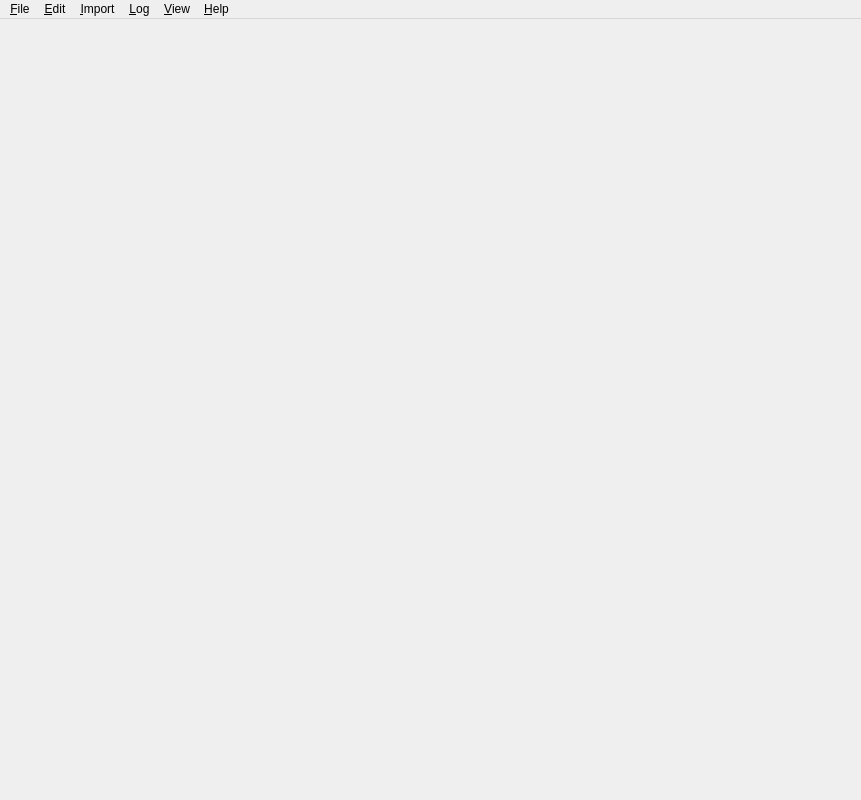
<?xml version="1.0" encoding="UTF-8"?>
<ui version="4.0">
 <class>MainWindow</class>
 <widget class="QMainWindow" name="MainWindow">
  <property name="geometry">
   <rect>
    <x>0</x>
    <y>0</y>
    <width>861</width>
    <height>800</height>
   </rect>
  </property>
  <widget class="QWidget" name="centralwidget">
   <layout class="QVBoxLayout" name="fullWindowLayout">
    <property name="spacing">
     <number>0</number>
    </property>
    <property name="leftMargin">
     <number>0</number>
    </property>
    <property name="topMargin">
     <number>0</number>
    </property>
    <property name="rightMargin">
     <number>0</number>
    </property>
    <property name="bottomMargin">
     <number>0</number>
    </property>
    <item>
     <widget class="QSplitter" name="mainSplitter">
      <property name="orientation">
       <enum>Qt::Vertical</enum>
      </property>
     </widget>
    </item>
    <item>
     <widget class="NotificationWidget" name="mainErrorMessage" native="true"/>
    </item>
   </layout>
  </widget>
  <widget class="QMenuBar" name="menubar">
   <property name="geometry">
    <rect>
     <x>0</x>
     <y>0</y>
     <width>861</width>
     <height>22</height>
    </rect>
   </property>
   <widget class="QMenu" name="menuFile">
    <property name="title">
     <string>&amp;File</string>
    </property>
    <addaction name="actionNew"/>
    <addaction name="actionOpen"/>
    <addaction name="actionSave"/>
    <addaction name="actionSaveAs"/>
    <addaction name="actionCloudstorageopen"/>
    <addaction name="actionCloudstoragesave"/>
    <addaction name="actionCloudOnline"/>
    <addaction name="actionClose"/>
    <addaction name="separator"/>
    <addaction name="actionExport"/>
    <addaction name="actionPrint"/>
    <addaction name="actionHash_images"/>
    <addaction name="actionPreferences"/>
    <addaction name="actionConfigure_Dive_Computer"/>
    <addaction name="separator"/>
    <addaction name="actionQuit"/>
   </widget>
   <widget class="QMenu" name="menuLog">
    <property name="title">
     <string>&amp;Log</string>
    </property>
    <addaction name="actionAddDive"/>
    <addaction name="actionDivePlanner"/>
    <addaction name="actionReplanDive"/>
    <addaction name="copy"/>
    <addaction name="paste"/>
    <addaction name="separator"/>
    <addaction name="actionRenumber"/>
    <addaction name="actionAutoGroup"/>
    <addaction name="separator"/>
    <addaction name="actionFilterTags"/>
   </widget>
   <widget class="QMenu" name="menuView">
    <property name="title">
     <string>&amp;View</string>
    </property>
    <addaction name="actionViewAll"/>
    <addaction name="actionViewList"/>
    <addaction name="actionViewProfile"/>
    <addaction name="actionViewInfo"/>
    <addaction name="actionViewMap"/>
    <addaction name="actionViewDiveSites"/>
    <addaction name="separator"/>
    <addaction name="actionStats"/>
    <addaction name="actionYearlyStatistics"/>
    <addaction name="actionPreviousDC"/>
    <addaction name="actionNextDC"/>
    <addaction name="separator"/>
    <addaction name="actionFullScreen"/>
   </widget>
   <widget class="QMenu" name="menuHelp">
    <property name="title">
     <string>&amp;Help</string>
    </property>
    <addaction name="actionAboutSubsurface"/>
    <addaction name="action_Check_for_Updates"/>
    <addaction name="actionUserManual"/>
   </widget>
   <widget class="QMenu" name="menuImport">
    <property name="title">
     <string>&amp;Import</string>
    </property>
    <addaction name="actionDownloadDC"/>
    <addaction name="actionImportDiveLog"/>
    <addaction name="actionImportDiveSites"/>
    <addaction name="actionDivelogs_de"/>
   </widget>
   <widget class="QMenu" name="menu_Edit">
    <property name="title">
     <string>&amp;Edit</string>
    </property>
   </widget>
   <addaction name="menuFile"/>
   <addaction name="menu_Edit"/>
   <addaction name="menuImport"/>
   <addaction name="menuLog"/>
   <addaction name="menuView"/>
   <addaction name="menuHelp"/>
  </widget>
  <action name="actionNew">
   <property name="text">
    <string>&amp;New logbook</string>
   </property>
   <property name="toolTip">
    <string>New</string>
   </property>
   <property name="shortcut">
    <string notr="true">Ctrl+N</string>
   </property>
  </action>
  <action name="actionOpen">
   <property name="text">
    <string>&amp;Open logbook</string>
   </property>
   <property name="toolTip">
    <string>Open</string>
   </property>
   <property name="shortcut">
    <string notr="true">Ctrl+O</string>
   </property>
  </action>
  <action name="actionSave">
   <property name="text">
    <string>&amp;Save</string>
   </property>
   <property name="toolTip">
    <string>Save</string>
   </property>
   <property name="shortcut">
    <string notr="true">Ctrl+S</string>
   </property>
  </action>
  <action name="actionSaveAs">
   <property name="text">
    <string>Sa&amp;ve as</string>
   </property>
   <property name="toolTip">
    <string>Save as</string>
   </property>
   <property name="shortcut">
    <string notr="true">Ctrl+Shift+S</string>
   </property>
  </action>
  <action name="actionClose">
   <property name="text">
    <string>&amp;Close</string>
   </property>
   <property name="toolTip">
    <string>Close</string>
   </property>
   <property name="shortcut">
    <string notr="true">Ctrl+W</string>
   </property>
  </action>
  <action name="actionPrint">
   <property name="text">
    <string>&amp;Print</string>
   </property>
   <property name="shortcut">
    <string notr="true">Ctrl+P</string>
   </property>
  </action>
  <action name="actionPreferences">
   <property name="text">
    <string>P&amp;references</string>
   </property>
   <property name="shortcut">
    <string notr="true">Ctrl+,</string>
   </property>
   <property name="menuRole">
    <enum>QAction::PreferencesRole</enum>
   </property>
  </action>
  <action name="actionQuit">
   <property name="text">
    <string>&amp;Quit</string>
   </property>
   <property name="shortcut">
    <string notr="true">Ctrl+Q</string>
   </property>
   <property name="menuRole">
    <enum>QAction::QuitRole</enum>
   </property>
  </action>
  <action name="actionDownloadDC">
   <property name="text">
    <string>Import from &amp;dive computer</string>
   </property>
   <property name="shortcut">
    <string notr="true">Ctrl+D</string>
   </property>
  </action>
  <action name="actionAddDive">
   <property name="text">
    <string>&amp;Add dive</string>
   </property>
   <property name="shortcut">
    <string notr="true">Ctrl++</string>
   </property>
  </action>
  <action name="copy">
   <property name="text">
    <string>&amp;Copy dive components</string>
   </property>
   <property name="shortcut">
    <string notr="true">Ctrl+C</string>
   </property>
  </action>
  <action name="paste">
   <property name="text">
    <string>&amp;Paste dive components</string>
   </property>
   <property name="shortcut">
    <string notr="true">Ctrl+V</string>
   </property>
  </action>
  <action name="actionRenumber">
   <property name="text">
    <string>&amp;Renumber all dives</string>
   </property>
   <property name="shortcut">
    <string notr="true">Ctrl+R</string>
   </property>
  </action>
  <action name="actionAutoGroup">
   <property name="checkable">
    <bool>true</bool>
   </property>
   <property name="text">
    <string>Auto &amp;group</string>
   </property>
  </action>
  <action name="actionYearlyStatistics">
   <property name="text">
    <string>&amp;Yearly statistics</string>
   </property>
   <property name="shortcut">
    <string notr="true">Ctrl+Y</string>
   </property>
  </action>
  <action name="actionViewList">
   <property name="text">
    <string>&amp;Dive list</string>
   </property>
   <property name="shortcut">
    <string notr="true">Ctrl+2</string>
   </property>
  </action>
  <action name="actionViewProfile">
   <property name="text">
    <string>&amp;Profile &amp; Media</string>
   </property>
   <property name="shortcut">
    <string notr="true">Ctrl+3</string>
   </property>
  </action>
  <action name="actionViewInfo">
   <property name="text">
    <string>&amp;Info</string>
   </property>
   <property name="shortcut">
    <string notr="true">Ctrl+4</string>
   </property>
  </action>
  <action name="actionViewAll">
   <property name="text">
    <string>&amp;All</string>
   </property>
   <property name="shortcut">
    <string notr="true">Ctrl+1</string>
   </property>
  </action>
  <action name="actionPreviousDC">
   <property name="text">
    <string>P&amp;revious DC</string>
   </property>
   <property name="shortcut">
    <string notr="true">Left</string>
   </property>
  </action>
  <action name="actionNextDC">
   <property name="text">
    <string>&amp;Next DC</string>
   </property>
   <property name="shortcut">
    <string notr="true">Right</string>
   </property>
  </action>
  <action name="actionAboutSubsurface">
   <property name="text">
    <string>&amp;About Subsurface</string>
   </property>
   <property name="menuRole">
    <enum>QAction::AboutRole</enum>
   </property>
  </action>
  <action name="actionUserManual">
   <property name="text">
    <string>User &amp;manual</string>
   </property>
   <property name="shortcut">
    <string notr="true">F1</string>
   </property>
  </action>
  <action name="actionViewMap">
   <property name="text">
    <string>&amp;Map</string>
   </property>
   <property name="shortcut">
    <string notr="true">Ctrl+5</string>
   </property>
  </action>
  <action name="actionViewDiveSites">
   <property name="text">
    <string>Dive sites</string>
   </property>
   <property name="shortcut">
    <string notr="true">Ctrl+6</string>
   </property>
  </action>
  <action name="actionDivePlanner">
   <property name="text">
    <string>P&amp;lan dive</string>
   </property>
   <property name="shortcut">
    <string notr="true">Ctrl+L</string>
   </property>
  </action>
  <action name="actionImportDiveLog">
   <property name="text">
    <string>&amp;Import log files</string>
   </property>
   <property name="toolTip">
    <string>Import divelog files from other applications</string>
   </property>
   <property name="shortcut">
    <string notr="true">Ctrl+I</string>
   </property>
  </action>
  <action name="actionImportDiveSites">
   <property name="text">
    <string>&amp;Import dive sites</string>
   </property>
   <property name="toolTip">
    <string>Import dive sites from other users</string>
   </property>
   <property name="shortcut">
    <string notr="true">Ctrl+J</string>
   </property>
  </action>
  <action name="actionDivelogs_de">
   <property name="text">
    <string>Import &amp;from divelogs.de</string>
   </property>
  </action>
  <action name="actionFullScreen">
   <property name="checkable">
    <bool>true</bool>
   </property>
   <property name="text">
    <string>&amp;Full screen</string>
   </property>
   <property name="toolTip">
    <string>Toggle full screen</string>
   </property>
   <property name="shortcut">
    <string notr="true">F11</string>
   </property>
  </action>
  <action name="action_Check_for_Updates">
   <property name="text">
    <string>&amp;Check for updates</string>
   </property>
  </action>
  <action name="actionExport">
   <property name="text">
    <string>&amp;Export</string>
   </property>
   <property name="toolTip">
    <string>Export dive logs</string>
   </property>
   <property name="shortcut">
    <string notr="true">Ctrl+E</string>
   </property>
  </action>
  <action name="actionConfigure_Dive_Computer">
   <property name="text">
    <string>Change settings on &amp;dive computer</string>
   </property>
   <property name="shortcut">
    <string notr="true">Ctrl+Shift+C</string>
   </property>
   <property name="menuRole">
    <enum>QAction::NoRole</enum>
   </property>
  </action>
  <action name="actionReplanDive">
   <property name="text">
    <string>Edit &amp;dive in planner</string>
   </property>
  </action>
  <action name="actionFilterTags">
   <property name="checkable">
    <bool>false</bool>
   </property>
   <property name="text">
    <string>&amp;Filter divelist</string>
   </property>
   <property name="shortcut">
    <string notr="true">Ctrl+F</string>
   </property>
  </action>
  <action name="actionStats">
   <property name="text">
    <string>Dive statistics</string>
   </property>
   <property name="shortcut">
    <string notr="true">Ctrl+T</string>
   </property>
  </action>
  <action name="action_Undo">
   <property name="text">
    <string>&amp;Undo</string>
   </property>
   <property name="shortcut">
    <string notr="true">Ctrl+Z</string>
   </property>
  </action>
  <action name="action_Redo">
   <property name="text">
    <string>&amp;Redo</string>
   </property>
   <property name="shortcut">
    <string notr="true">Ctrl+Shift+Z</string>
   </property>
  </action>
  <action name="actionHash_images">
   <property name="text">
    <string>&amp;Find moved media files</string>
   </property>
  </action>
  <action name="actionCloudstorageopen">
   <property name="text">
    <string>Open c&amp;loud storage</string>
   </property>
   <property name="shortcut">
    <string notr="true">Ctrl+Shift+O</string>
   </property>
  </action>
  <action name="actionCloudstoragesave">
   <property name="text">
    <string>Save to clo&amp;ud storage</string>
   </property>
  </action>
  <action name="actionManage_dive_sites">
   <property name="text">
    <string>&amp;Manage dive sites</string>
   </property>
  </action>
  <action name="actionDiveSiteEdit">
   <property name="text">
    <string>Dive Site &amp;Edit</string>
   </property>
  </action>
  <action name="actionCloudOnline">
   <property name="checkable">
    <bool>true</bool>
   </property>
   <property name="text">
    <string>Cloud stora&amp;ge online</string>
   </property>
  </action>
 </widget>
 <customwidgets>
  <customwidget>
   <class>NotificationWidget</class>
   <extends>QWidget</extends>
   <header>desktop-widgets/notificationwidget.h</header>
   <container>1</container>
  </customwidget>
 </customwidgets>
 <resources>
  <include location="../subsurface.qrc"/>
 </resources>
 <connections/>
</ui>
